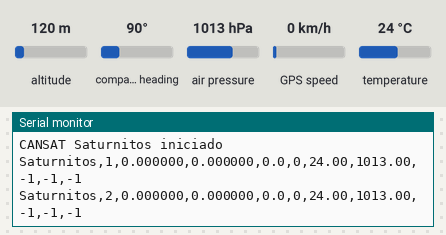
This sketch was run on a simulated Arduino Uno, built with avr-gcc and run on an emulated ATmega328P. Parts: the last lines printed to the serial monitor. The inputs (shaded band) are chosen by the test bench; at power-on: altitude 120 m, air pressure 1013 hPa, temperature 24 °C, compass heading 90°, GPS speed 0 km/h. The GPS gets a fix after 3 s at 37.7749, -122.4194 with 8 satellites.

Above: at 1.8 s.
1.9 s: altitude set to 20 m
At 3.1 s:
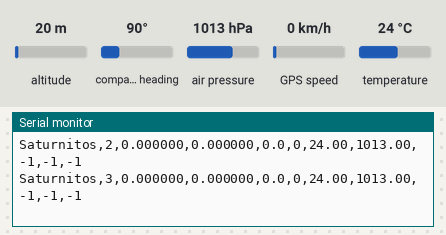
3.4 s: air pressure set to 952 hPa
At 4.3 s:
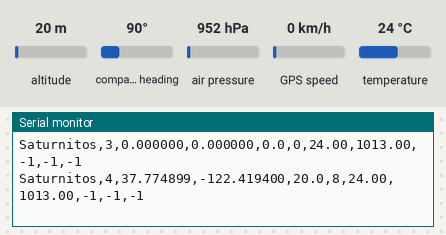
4.9 s: temperature set to 12 °C
At 6.5 s:
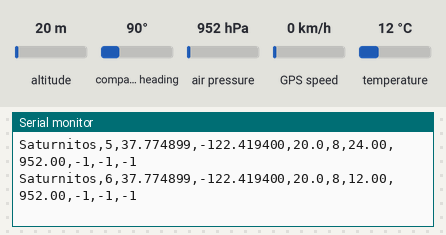
Timing chart, 0 to 8.0 s (numbered marks = the images above; inputs shaded):
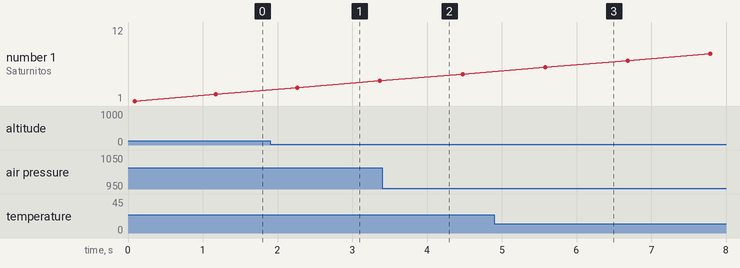

The sketch:

definitivo26.ino
```cpp
#include <Wire.h>
#include <Adafruit_Sensor.h>
#include <Adafruit_BMP280.h>
#include <TinyGPS.h>
#include <SoftwareSerial.h>

// ======================
// OBJETOS
// ======================

Adafruit_BMP280 bmp;
TinyGPS gps;

// Pines (ajusta si es necesario)
SoftwareSerial gpsSerial(4, 3);    // RX, TX GPS
SoftwareSerial pmsSerial(6, 5);    // RX, TX PMS5003
SoftwareSerial radioSerial(8, 7);  // RX, TX APC220

unsigned long packetNumber = 0;

// ======================
// PMS5003
// ======================

struct PMSData {
  uint16_t pm1_0;
  uint16_t pm2_5;
  uint16_t pm10;
};

PMSData pms;

bool readPMS(PMSData &data) {
  if (pmsSerial.available() < 32) return false;

  if (pmsSerial.read() != 0x42) return false;
  if (pmsSerial.read() != 0x4D) return false;

  uint16_t frameLen = (pmsSerial.read() << 8) | pmsSerial.read();
  if (frameLen != 28) return false;

  data.pm1_0 = (pmsSerial.read() << 8) | pmsSerial.read();
  data.pm2_5 = (pmsSerial.read() << 8) | pmsSerial.read();
  data.pm10  = (pmsSerial.read() << 8) | pmsSerial.read();

  // Descartar resto del frame
  for (int i = 0; i < 20; i++) pmsSerial.read();

  return true;
}

// ======================
// SETUP
// ======================

void setup() {
  Serial.begin(115200);        // USB
  gpsSerial.begin(9600);
  pmsSerial.begin(9600);
  radioSerial.begin(9600);

  if (!bmp.begin(0x76)) {
    Serial.println("ERROR: BMP280 no encontrado");
    while (1);
  }

  Serial.println("CANSAT Saturnitos iniciado");
}

// ======================
// LOOP
// ======================

void loop() {

  // -------- GPS (TinyGPS) --------
  bool newData = false;
  unsigned long age;

  while (gpsSerial.available()) {
    char c = gpsSerial.read();
    if (gps.encode(c)) newData = true;
  }

  float lat = 0.0, lon = 0.0, alt = 0.0;
  int sats = 0;

  if (newData) {
    gps.f_get_position(&lat, &lon, &age);
    alt = gps.f_altitude();
    sats = gps.satellites();
  }

  // -------- BMP280 --------
  float temp = bmp.readTemperature();
  float pres = bmp.readPressure() / 100.0; // hPa

  // -------- PMS5003 --------
  bool pmsOK = readPMS(pms);

  // -------- Contador --------
  packetNumber++;

  // -------- CSV --------
  // Equipo,Paquete,Lat,Lon,Alt,Sat,Temp,Pres,PM1,PM2.5,PM10
  String csv = "Saturnitos,";
  csv += String(packetNumber) + ",";
  csv += String(lat, 6) + ",";
  csv += String(lon, 6) + ",";
  csv += String(alt, 1) + ",";
  csv += String(sats) + ",";
  csv += String(temp, 2) + ",";
  csv += String(pres, 2) + ",";

  if (pmsOK) {
    csv += String(pms.pm1_0) + ",";
    csv += String(pms.pm2_5) + ",";
    csv += String(pms.pm10);
  } else {
    csv += "-1,-1,-1";
  }

  // -------- ENVÍO --------
  radioSerial.println(csv);  // 📡 APC220
  Serial.println(csv);       // 💻 USB

  delay(1000);
}
```

Measured:
- after the input at 4.9 s, the serial monitor: prints a new line after 0.68 s (image 3)
